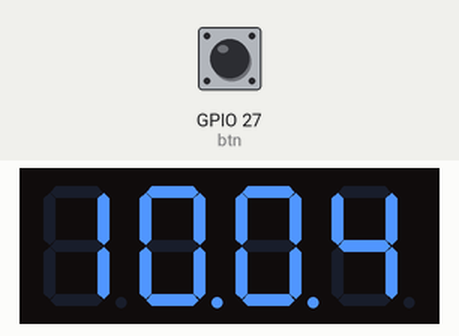
Recording of a program running on a simulated Raspberry Pi (BCM pin numbers). On the bench: 4-digit seven-segment display. The inputs (shaded band) are chosen by the test bench; at power-on: GPIO 27 (btn) HIGH. The segment pins are drawn as the display they are named for; the clock reads 2024-03-15 10:24:30 at power-on unless the program sets it.

Above: at 1.2 s.
1.3 s: GPIO 27 (btn) pulled LOW for 1 s
At 2.1 s:
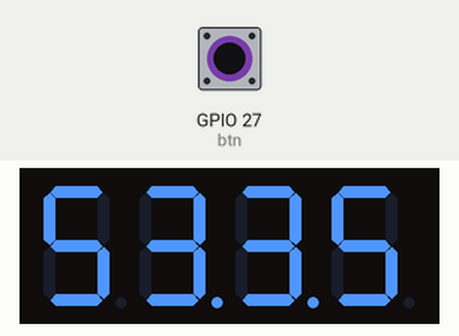
3.8 s: GPIO 27 (btn) pulled LOW for 0.15 s
At 3.84 s:
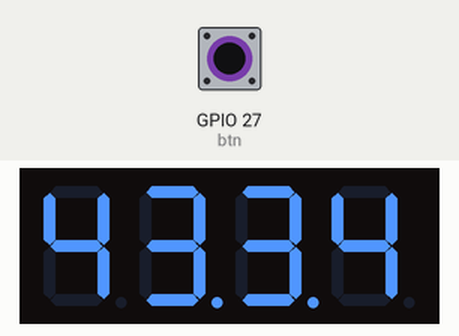
5.4 s: GPIO 27 (btn) pulled LOW for 0.15 s
At 5.46 s:
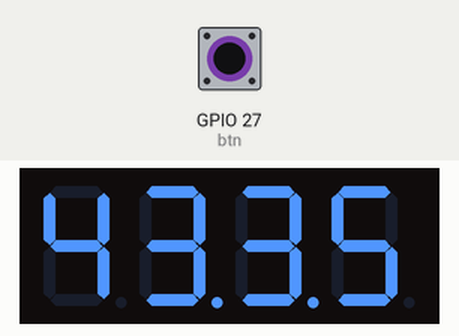
Timing chart, 0 to 8.4 s (numbered marks = the images above; inputs shaded):
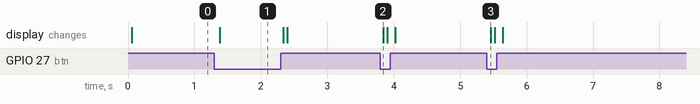

Measured:
- after the input at 1.3 s, the display: changes after 0.08 s (image 1)
- after the input at 3.8 s, the display: changes at once (image 2)
- after the input at 5.4 s, the display: changes after 0.06 s (image 3)

The program:

prog.py
```python
#!/usr/bin/env python
# encoding: utf-8

import RPi.GPIO
import time

# 定义单个数码管各段led对应的GPIO口
LED_A = 26
LED_B = 19
LED_C = 13
LED_D = 6
LED_E = 5
LED_F = 11
LED_G = 9
LED_DP = 10

# 定义1到4号数码管阳极对应的GPIO口
DIGIT1 = 12
DIGIT2 = 16
DIGIT3 = 20
DIGIT4 = 21

# 定义按钮输入的GPIO口
btn = 27

RPi.GPIO.setmode(RPi.GPIO.BCM)

RPi.GPIO.setup(LED_A, RPi.GPIO.OUT)
RPi.GPIO.setup(LED_B, RPi.GPIO.OUT)
RPi.GPIO.setup(LED_C, RPi.GPIO.OUT)
RPi.GPIO.setup(LED_D, RPi.GPIO.OUT)
RPi.GPIO.setup(LED_E, RPi.GPIO.OUT)
RPi.GPIO.setup(LED_F, RPi.GPIO.OUT)
RPi.GPIO.setup(LED_G, RPi.GPIO.OUT)
RPi.GPIO.setup(LED_DP, RPi.GPIO.OUT)
RPi.GPIO.setup(DIGIT1, RPi.GPIO.OUT)
RPi.GPIO.setup(DIGIT2, RPi.GPIO.OUT)
RPi.GPIO.setup(DIGIT3, RPi.GPIO.OUT)
RPi.GPIO.setup(DIGIT4, RPi.GPIO.OUT)

RPi.GPIO.output(DIGIT1, True)
RPi.GPIO.output(DIGIT2, True)
RPi.GPIO.output(DIGIT3, True)
RPi.GPIO.output(DIGIT4, True)

RPi.GPIO.setup(btn, RPi.GPIO.IN, pull_up_down=RPi.GPIO.PUD_UP)

# 指定no(1-4)号数码管显示数字num(0-9)，第三个参数是显示不显示小数点（true/false）
def showDigit(no, num, showDotPoint):
    # 先将正极拉低，关掉显示
	RPi.GPIO.output(DIGIT1, False)
	RPi.GPIO.output(DIGIT2, False)
	RPi.GPIO.output(DIGIT3, False)
	RPi.GPIO.output(DIGIT4, False)

	if (num == 0) :
		RPi.GPIO.output(LED_A, False)
		RPi.GPIO.output(LED_B, False)
		RPi.GPIO.output(LED_C, False)
		RPi.GPIO.output(LED_D, False)
		RPi.GPIO.output(LED_E, False)
		RPi.GPIO.output(LED_F, False)
		RPi.GPIO.output(LED_G, True)
		RPi.GPIO.output(LED_DP, not showDotPoint)
	elif (num == 1) :
		RPi.GPIO.output(LED_A, True)
		RPi.GPIO.output(LED_B, False)
		RPi.GPIO.output(LED_C, False)
		RPi.GPIO.output(LED_D, True)
		RPi.GPIO.output(LED_E, True)
		RPi.GPIO.output(LED_F, True)
		RPi.GPIO.output(LED_G, True)
		RPi.GPIO.output(LED_DP, not showDotPoint)
	elif (num == 2) :
		RPi.GPIO.output(LED_A, False)
		RPi.GPIO.output(LED_B, False)
		RPi.GPIO.output(LED_C, True)
		RPi.GPIO.output(LED_D, False)
		RPi.GPIO.output(LED_E, False)
		RPi.GPIO.output(LED_F, True)
		RPi.GPIO.output(LED_G, False)
		RPi.GPIO.output(LED_DP, not showDotPoint)
	elif (num == 3) :
		RPi.GPIO.output(LED_A, False)
		RPi.GPIO.output(LED_B, False)
		RPi.GPIO.output(LED_C, False)
		RPi.GPIO.output(LED_D, False)
		RPi.GPIO.output(LED_E, True)
		RPi.GPIO.output(LED_F, True)
		RPi.GPIO.output(LED_G, False)
		RPi.GPIO.output(LED_DP, not showDotPoint)
	elif (num == 4) :
		RPi.GPIO.output(LED_A, True)
		RPi.GPIO.output(LED_B, False)
		RPi.GPIO.output(LED_C, False)
		RPi.GPIO.output(LED_D, True)
		RPi.GPIO.output(LED_E, True)
		RPi.GPIO.output(LED_F, False)
		RPi.GPIO.output(LED_G, False)
		RPi.GPIO.output(LED_DP, not showDotPoint)
	elif (num == 5) :
		RPi.GPIO.output(LED_A, False)
		RPi.GPIO.output(LED_B, True)
		RPi.GPIO.output(LED_C, False)
		RPi.GPIO.output(LED_D, False)
		RPi.GPIO.output(LED_E, True)
		RPi.GPIO.output(LED_F, False)
		RPi.GPIO.output(LED_G, False)
		RPi.GPIO.output(LED_DP, not showDotPoint)
	elif (num == 6) :
		RPi.GPIO.output(LED_A, False)
		RPi.GPIO.output(LED_B, True)
		RPi.GPIO.output(LED_C, False)
		RPi.GPIO.output(LED_D, False)
		RPi.GPIO.output(LED_E, False)
		RPi.GPIO.output(LED_F, False)
		RPi.GPIO.output(LED_G, False)
		RPi.GPIO.output(LED_DP, not showDotPoint)
	elif (num == 7) :
		RPi.GPIO.output(LED_A, False)
		RPi.GPIO.output(LED_B, False)
		RPi.GPIO.output(LED_C, False)
		RPi.GPIO.output(LED_D, True)
		RPi.GPIO.output(LED_E, True)
		RPi.GPIO.output(LED_F, True)
		RPi.GPIO.output(LED_G, True)
		RPi.GPIO.output(LED_DP, not showDotPoint)
	elif (num == 8) :
		RPi.GPIO.output(LED_A, False)
		RPi.GPIO.output(LED_B, False)
		RPi.GPIO.output(LED_C, False)
		RPi.GPIO.output(LED_D, False)
		RPi.GPIO.output(LED_E, False)
		RPi.GPIO.output(LED_F, False)
		RPi.GPIO.output(LED_G, False)
		RPi.GPIO.output(LED_DP, not showDotPoint)
	elif (num == 9) :
		RPi.GPIO.output(LED_A, False)
		RPi.GPIO.output(LED_B, False)
		RPi.GPIO.output(LED_C, False)
		RPi.GPIO.output(LED_D, False)
		RPi.GPIO.output(LED_E, True)
		RPi.GPIO.output(LED_F, False)
		RPi.GPIO.output(LED_G, False)
		RPi.GPIO.output(LED_DP, not showDotPoint)

	if (no == 1) :
		RPi.GPIO.output(DIGIT1, True)
	elif (no == 2) :
		RPi.GPIO.output(DIGIT2, True)
	elif (no == 3) :
		RPi.GPIO.output(DIGIT3, True)
	elif (no == 4) :
		RPi.GPIO.output(DIGIT4, True)

try:
	t=0.005
	while True:
		# 按钮按下时显示日期，否则显示时间
		# 为了区别左右的数字，让第二个数码管的小数点显示出来
		#（本来应该是一个冒号，我们这个数码管没有，就用小数点代替了）
		if (RPi.GPIO.input(btn) == 1):
			time.sleep(t)
			showDigit(1, int(time.strftime("%H",time.localtime(time.time()))) / 10, False)
			time.sleep(t)
			showDigit(2, int(time.strftime("%H",time.localtime(time.time()))) % 10, True)
			time.sleep(t)
			showDigit(3, int(time.strftime("%M",time.localtime(time.time()))) / 10, False)
			time.sleep(t)
			showDigit(4, int(time.strftime("%M",time.localtime(time.time()))) % 10, False)
		else:
			time.sleep(t)
			showDigit(1, int(time.strftime("%m",time.localtime(time.time()))) / 10, False)
			time.sleep(t)
			showDigit(2, int(time.strftime("%m",time.localtime(time.time()))) % 10, True)
			time.sleep(t)
			showDigit(3, int(time.strftime("%d",time.localtime(time.time()))) / 10, False)
			time.sleep(t)
			showDigit(4, int(time.strftime("%d",time.localtime(time.time()))) % 10, False)

except KeyboardInterrupt:
	pass

# 最后清理GPIO口（不做也可以，建议每次程序结束时清理一下，好习惯）
RPi.GPIO.cleanup()
```
